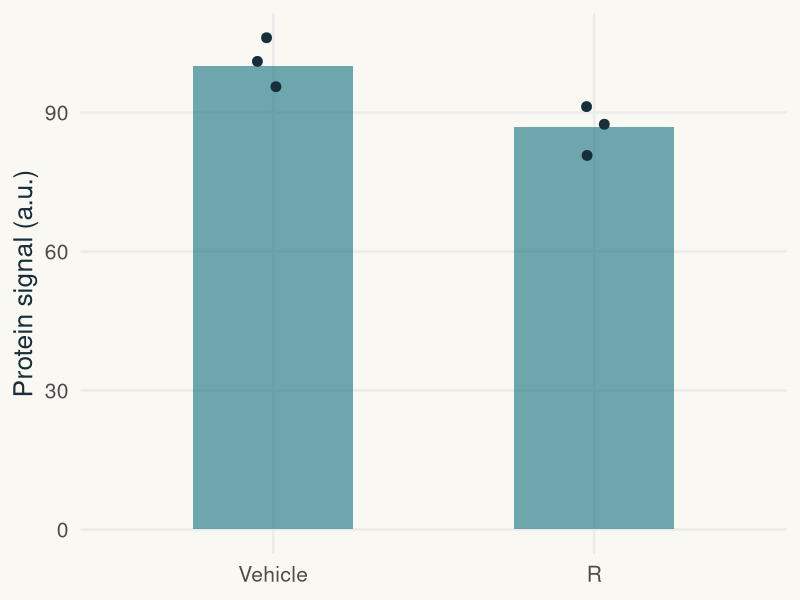
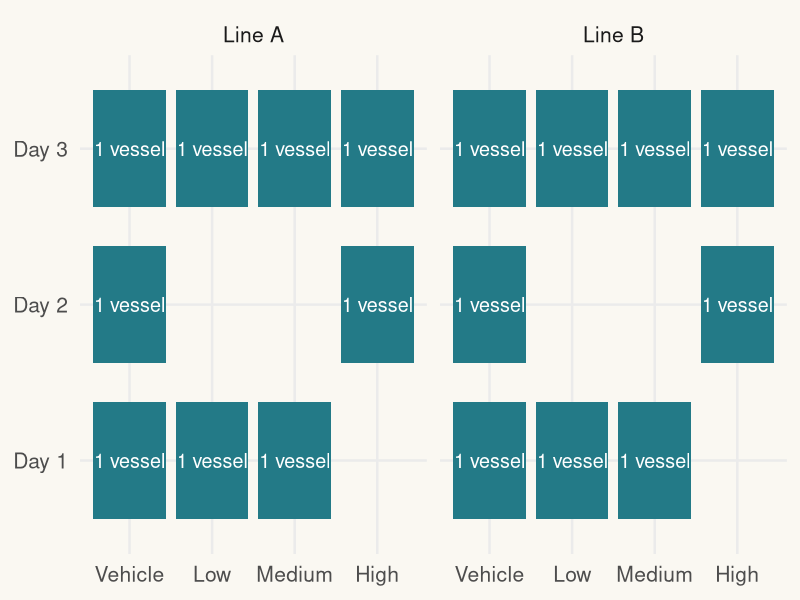
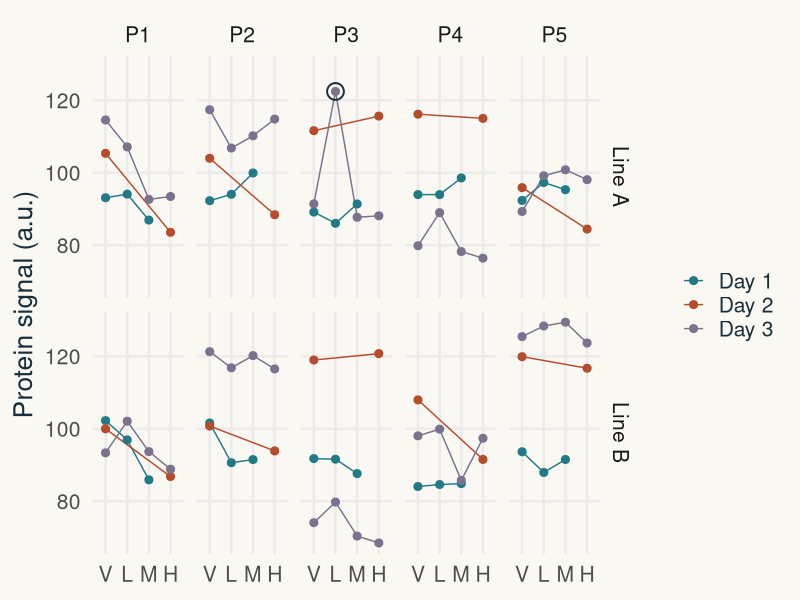
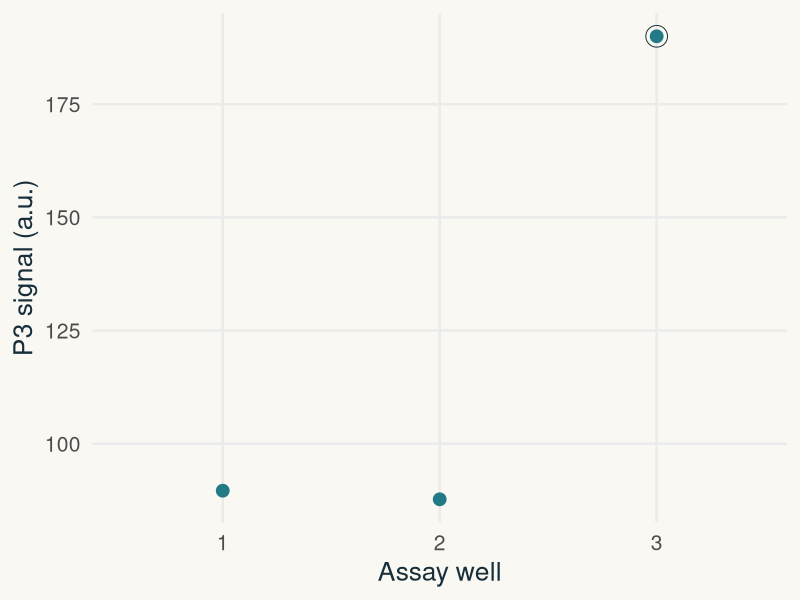

R code for these plots, in order:
library(ggplot2)
set.seed(20261012)
dir.create('data/workshop',recursive=TRUE,showWarnings=FALSE)
conds<-list(c('Vehicle','Low','Medium'),c('Vehicle','High'),c('Vehicle','Low','Medium','High'))
rows<-list();k<-0
for(line in c('Line A','Line B'))for(day in 1:3){prep<-paste(line,day);base<-rnorm(5,100,12)+c(-8,7,0)[day];for(dose in conds[[day]]){level<-match(dose,c('Vehicle','Low','Medium','High'))-1;true<-base-c(5,2,1,3,0)*level+rnorm(5,0,4);for(protein in 1:5)for(well in 1:3){k<-k+1;rows[[k]]<-data.frame(line,day,prep,dose,protein=paste0('P',protein),well,value=rnorm(1,true[protein],3))}}}
x<-do.call(rbind,rows)
# Calibrated teaching illustration, not a claim of an unselected random outcome.
# Three technical readings in each group; equal sample SD 5; Welch df = 4.
delta<-qt(1-.032/2,df=4)*sqrt(2*25/3)
for(dose in c('Vehicle','High')){ix<-which(x$line=='Line B'&x$day==2&x$protein=='P1'&x$dose==dose);x$value[ix]<-100-ifelse(dose=='High',delta,0)+c(-5,0,5)}
x$excluded<-with(x,line=='Line A'&day==3&dose=='Low'&protein=='P3'&well==3)
x$value[x$excluded]<-190
x$dose<-factor(x$dose,levels=c('Vehicle','Low','Medium','High'))
write.csv(x,'data/workshop/technical_readings.csv',row.names=FALSE)
a<-aggregate(value~line+day+prep+dose+protein,x,mean);kept<-aggregate(value~line+day+prep+dose+protein,x[!x$excluded,],mean);a$excluded_in_vessel<-with(a,line=='Line A'&day==3&dose=='Low'&protein=='P3');write.csv(a,'data/workshop/vessel_means.csv',row.names=FALSE)
sel<-subset(x,line=='Line B'&day==2&protein=='P1');test<-t.test(value~dose,droplevels(sel));stopifnot(abs(test$p.value-.032)<1e-12)
write.csv(data.frame(comparison='Line B day 2 P1 high versus vehicle',p=test$p.value,Q_minus_vehicle=-delta,valid_biological_inference=FALSE),'data/workshop/reported_result.csv',row.names=FALSE)
ink<-'#172E3B';teal<-'#237A87';rust<-'#B64C2E';paper<-'#FAF8F2'
th<-theme_minimal(base_size=19)+theme(text=element_text(colour=ink),plot.background=element_rect(fill=paper,colour=NA),panel.grid.minor=element_blank())
savefig<-function(g,name,w=11,h=3.5)ggsave(paste0('figures/generated/workshop-',name,'.png'),g+th,width=w,height=h,dpi=160,bg=paper)
# Initial lab-meeting plot intentionally omits provenance; notes retain full metadata.
g<-ggplot(sel,aes(dose,value))+stat_summary(fun=mean,geom='col',width=.5,fill=teal,alpha=.65)+geom_point(size=3,position=position_jitter(width=.05,seed=4),colour=ink)+scale_x_discrete(labels=c('Vehicle','R'))+labs(x=NULL,y='Protein signal (a.u.)');savefig(g,'opening',7,3.2)
layout<-unique(x[c('line','day','dose')]);layout$day<-factor(layout$day,levels=1:3,labels=paste('Day',1:3));g<-ggplot(layout,aes(dose,day))+geom_tile(fill=teal,width=.88,height=.75)+geom_text(label='1 vessel',colour='white',size=5)+facet_wrap(~line)+scale_x_discrete(drop=FALSE)+labs(x=NULL,y=NULL);savefig(g,'days',11,3.2)
a$day<-factor(a$day,levels=1:3,labels=paste('Day',1:3));g<-ggplot(a,aes(dose,value,group=day,colour=day))+geom_line(linewidth=.5)+geom_point(size=2.4)+geom_point(data=subset(a,excluded_in_vessel),shape=1,size=5,colour=ink,stroke=1)+facet_grid(line~protein)+scale_x_discrete(labels=c('V','L','M','H'))+scale_colour_manual(values=c(teal,rust,'#7C718E'))+labs(x=NULL,y='Protein signal (a.u.)',colour=NULL)+theme(legend.position='top',axis.text.x=element_text(angle=35,hjust=1,size=12),strip.text=element_text(size=15));savefig(g,'full-data',12,5)
# Show the excluded technical reading and both summaries locally, without changing the full-data view.
e<-subset(x,line=='Line A'&day==3&dose=='Low'&protein=='P3');g<-ggplot(e,aes(factor(well),value))+geom_point(size=4,colour=teal)+geom_point(data=subset(e,excluded),shape=1,size=7,colour=ink)+labs(x='Assay well',y='P3 signal (a.u.)');savefig(g,'excluded',7,3)
allp<-list();j<-0
for(line in unique(x$line))for(day in 1:3)for(protein in unique(x$protein))for(dose in setdiff(conds[[day]],'Vehicle')){z<-x[x$line==line&x$day==day&x$protein==protein&x$dose%in%c('Vehicle',dose)&!x$excluded,];j<-j+1;allp[[j]]<-data.frame(line,day,protein,dose,p=t.test(value~droplevels(dose),z)$p.value)}
write.csv(do.call(rbind,allp),'data/workshop/researcher_screen.csv',row.names=FALSE)
stopifnot(nrow(x)==270,nrow(a)==90,sum(x$excluded)==1,j==60,all(table(interaction(x$line,x$day,x$dose,x$protein,drop=TRUE))==3))
cat('Reported technical-well Welch p:',test$p.value,'; change:',-delta,'\n')
